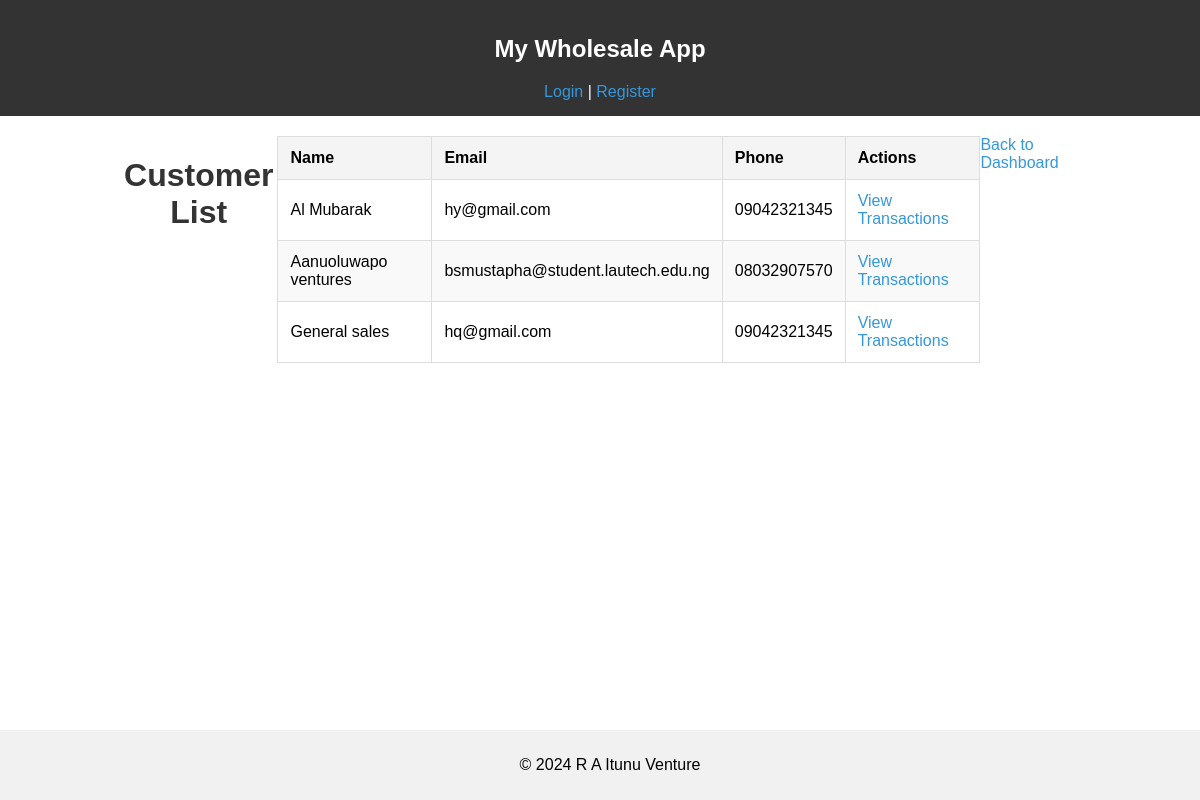
The app's page /customers/ with its own data.
### inventory/models.py (models this page shows, shortened)
class Customer(models.Model):
    name = models.CharField(max_length=100)
    email = models.EmailField(unique=True)
    phone = models.CharField(max_length=15)
    address = models.TextField()
    total_purchases = models.DecimalField(max_digits=10, decimal_places=2, default=0)
    outstanding_balance = models.DecimalField(max_digits=10, decimal_places=2, default=0)

### inventory/views.py (the view)
# urls.py: path('customers/', views.customer_list, name='customer_list'),
def customer_list(request):
    customers = Customer.objects.all()
    return render(request, 'inventory/customer_list.html', {'customers': customers})

### inventory/templates/inventory/customer_list.html (shortened to what this page needs)
{% extends 'base.html' %}
{% block content %}
{% load static %}
<!DOCTYPE html>
<html lang="en">
<head>
    <link rel="stylesheet" href="{% static 'inventory/styles.css' %}">
</head>
<body>
    <div class="container">
        <h1>Customer List</h1>
        <table>
            <thead>
                <tr>
                    <th>Name</th>
                    <th>Email</th>
                    <th>Phone</th>
                    <th>Actions</th>
                </tr>
            </thead>
            <tbody>
                {% for customer in customers %}
                <tr>
                    <td>{{ customer.name }}</td>
                    <td>{{ customer.email }}</td>
                    <td>{{ customer.phone }}</td>
                    <td>
                        <a href="{% url 'customer_detail' customer.id %}">View Transactions</a>
                    </td>
                </tr>
                {% empty %}
                <tr>
                    <td colspan="4">No customers found.</td>
                </tr>
                {% endfor %}
            </tbody>
        </table>
        <a href="{% url 'home' %}">Back to Dashboard</a>
    </div>
</body>
</html>
{% endblock %}

### inventory/static/css/style.css (style rules this page uses)
body { font-family: Arial, sans-serif; margin: 0; padding: 0; display: flex; flex-direction: column; min-height: 100vh; }
.container { display: flex; flex-direction: row; }
h1, h2 { text-align: center; }

### inventory/static/inventory/styles.css (style rules this page uses)
body { font-family: Arial, sans-serif; }
h1 { color: #333; }
table { width: 100%; border-collapse: collapse; }
th, td { padding: 8px 12px; border: 1px solid #ddd; text-align: left; }
th { background-color: #f4f4f4; }
tr:nth-child(even) { background-color: #f9f9f9; }

### inventory/templates/inventory/customer_list.html (style rules this page uses)
.container { width: 80%; margin: 0 auto; padding-top: 20px; }
h1 { text-align: center; margin-bottom: 20px; }
table { width: 100%; border-collapse: collapse; margin-bottom: 30px; }
th, td { padding: 12px; border: 1px solid #ddd; text-align: left; }
th { background-color: #f4f4f4; }
a { color: #3498db; text-decoration: none; }

### records on screen
Customer: name "Al Mubarak", email "hy@gmail.com", phone "09042321345"
Customer: name "Aanuoluwapo ventures", email "bsmustapha@student.lautech.edu.ng", phone "08032907570"
Customer: name "General sales", email "hq@gmail.com", phone "09042321345"
